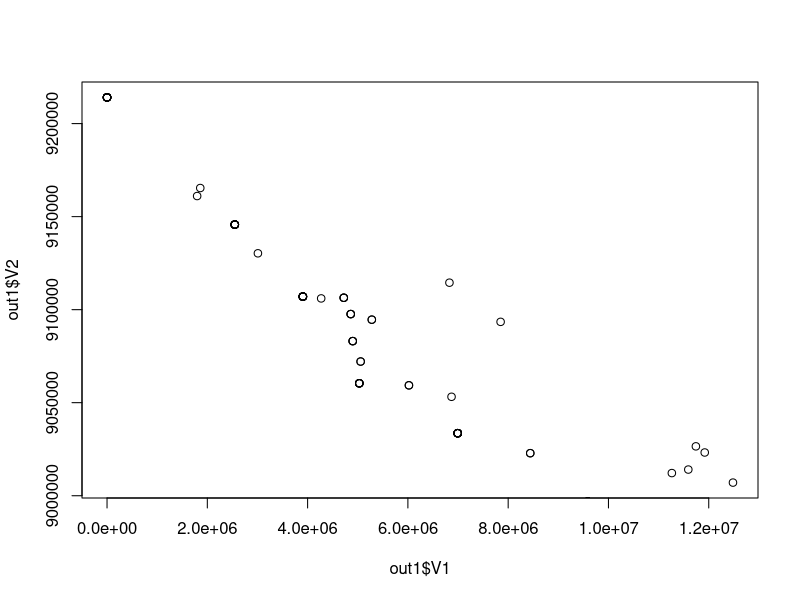

The R script that drew this image:
out1 = read.csv('outiter_1.csv')
out1 = read.csv('outiter_1.csv')
out1 = read.csv('outiter_1.csv')
out1 = read.csv('outiter_1.csv')
out1 = read.csv('outiter_1.csv')
out1 = read.csv('outiter_1.csv')
out1 = read.csv('outiter_1.csv')
out1 = read.csv('outiter_1.csv')
out1 = read.csv('outiter_1.csv')
out1 = read.csv('outiter_1.csv')
out1 = read.csv('outiter_1.csv')
out1 = read.csv('outiter_1.csv')
out1 = read.csv('outiter_1.csv')

out48 = read.csv('outiter_48.csv')
out49 = read.csv('outiter_49.csv')
out50 = read.csv('outiter_50.csv')
out51 = read.csv('outiter_51.csv')
out52 = read.csv('outiter_52.csv')
out53 = read.csv('outiter_53.csv')
out54 = read.csv('outiter_54.csv')
out55 = read.csv('outiter_55.csv')
out56 = read.csv('outiter_56.csv')


plot(out1$V1,out1$V2)
points(out48$V1,out48$V2)
points(out49$V1,out49$V2)
points(out50$V1,out50$V2)
points(out51$V1,out51$V2)
points(out52$V1,out52$V2)
points(out53$V1,out53$V2)
points(out54$V1,out54$V2)
points(out55$V1,out55$V2)
points(out56$V1,out56$V2)
